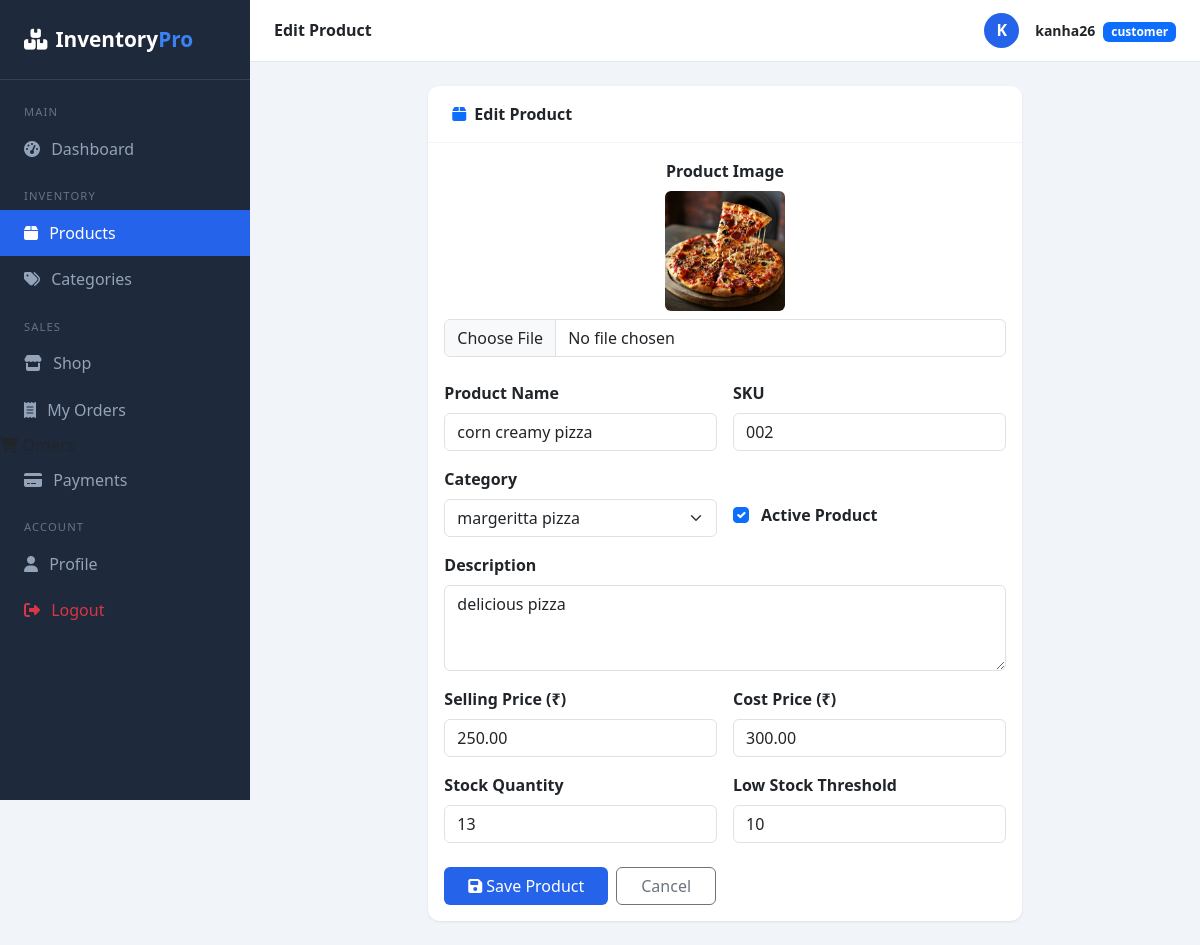
The page /products/products/1/edit/ (signed in) on the database its author committed.
### accounts/models.py (models this page shows, shortened)
class User(AbstractUser):
    class Role(models.TextChoices):
        ADMIN = "admin", "Admin"
        STAFF = "staff", "Staff"
        CUSTOMER = "customer", "Customer"
    role = models.CharField(max_length=20, choices=Role.choices, default=Role.CUSTOMER)
    email = models.EmailField(unique=True)
    phone = models.CharField(max_length=15, blank=True)
    profile_photo = models.ImageField(upload_to="profiles/", blank=True, null=True)
    address = models.TextField(blank=True)

### products/models.py (models this page shows, shortened)
class Product(models.Model):
    category = models.ForeignKey(
        Category,
        on_delete=models.SET_NULL,
        null=True,
        blank=True,
        related_name="products"
    )
    name = models.CharField(max_length=200)
    sku = models.CharField(max_length=50, unique=True)
    description = models.TextField(blank=True)
    price = models.DecimalField(max_digits=10, decimal_places=2)
    cost_price = models.DecimalField(max_digits=10, decimal_places=2)
    stock_quantity = models.PositiveIntegerField(default=0)
    low_stock_threshold = models.PositiveIntegerField(default=10)
    image = models.ImageField(upload_to="products/", blank=True, null=True)
    is_active = models.BooleanField(default=True)
    created_at = models.DateTimeField(auto_now_add=True)
    updated_at = models.DateTimeField(auto_now=True)

### products/views.py (the view)
# urls.py: path("products/<int:pk>/edit/", views.product_edit, name="product_edit"),
@login_required
def product_edit(request, pk):
    product = get_object_or_404(Product, pk=pk)
    if request.method == "POST":
        form = ProductForm(request.POST, request.FILES, instance=product)
        if form.is_valid():
            form.save()
            messages.success(request, "Product updated successfully!")
            return redirect("product_list")
    else:
        form = ProductForm(instance=product)
    return render(request, "products/product_form.html", {
        "form": form,
        "title": "Edit Product"
    })

### products/models.py (called while the page is built)
    def __str__(self):
        return self.name

### inventory_project/templates/products/product_form.html (shortened to what this page needs)
{% extends 'base.html' %}
{% block page_title %}{{ title }}{% endblock %}
{% block content %}
<div class="row justify-content-center">
  <div class="col-lg-8">
    <div class="card">
      <div class="card-header">
        <i class="fas fa-box me-2 text-primary"></i>{{ title }}
      </div>
      <div class="card-body">
        <form method="post" enctype="multipart/form-data">
          <div class="mb-4 text-center">
            <label class="form-label fw-semibold d-block">Product Image</label>
            {% if form.instance.image %}
              <img id="imgPreview" src="{{ form.instance.image.url }}" class="rounded mb-2"
                   width="120" height="120" style="object-fit:cover;">
            {% endif %}
            <input type="file" name="image" class="form-control" accept="image/*" onchange="previewImg(event)">
          </div>
          <div class="row g-3">
            <div class="col-md-6">
              <label class="form-label fw-semibold">Product Name</label>
              {{ form.name }}
            </div>
            <div class="col-md-6">
              <label class="form-label fw-semibold">SKU</label>
              {{ form.sku }}
            </div>
            <div class="col-md-6">
              <label class="form-label fw-semibold">Category</label>
              {{ form.category }}
            </div>
            <div class="col-md-6 d-flex align-items-end pb-2">
              <div class="form-check">
                {{ form.is_active }}
                <label class="form-check-label fw-semibold ms-1">Active Product</label>
              </div>
            </div>
            <div class="col-12">
              <label class="form-label fw-semibold">Description</label>
              {{ form.description }}
            </div>
            <div class="col-md-6">
              <label class="form-label fw-semibold">Selling Price (₹)</label>
              {{ form.price }}
            </div>
            <div class="col-md-6">
              <label class="form-label fw-semibold">Cost Price (₹)</label>
              {{ form.cost_price }}
            </div>
            <div class="col-md-6">
              <label class="form-label fw-semibold">Stock Quantity</label>
              {{ form.stock_quantity }}
            </div>
            <div class="col-md-6">
              <label class="form-label fw-semibold">Low Stock Threshold</label>
              {{ form.low_stock_threshold }}
            </div>
          </div>
          <div class="mt-4 d-flex gap-2">
            <button type="submit" class="btn btn-primary px-4">
              <i class="fas fa-save me-1"></i>Save Product
            </button>
            <a href="{% url 'product_list' %}" class="btn btn-outline-secondary px-4">Cancel</a>
          </div>
        </form>
      </div>
    </div>
  </div>
</div>
{% endblock %}

### inventory_project/templates/base.html (shortened to what this page needs)
<!DOCTYPE html>
<html lang="en">
<head>
  <link href="https://cdn.jsdelivr.net/npm/bootstrap@5.3.0/dist/css/bootstrap.min.css" rel="stylesheet">
  <link href="https://cdnjs.cloudflare.com/ajax/libs/font-awesome/6.4.0/css/all.min.css" rel="stylesheet">
</head>
<body>
{% if user.is_authenticated %}
<div class="sidebar">
  <div class="sidebar-brand">
    <i class="fas fa-boxes me-2"></i>Inventory<span>Pro</span>
  </div>
  <nav class="mt-2">
    <div class="nav-label">Main</div>
    <a href="{% url 'dashboard' %}" class="nav-link {% if request.resolver_match.url_name == 'dashboard' %}active{% endif %}">
      <i class="fas fa-tachometer-alt"></i> Dashboard</a>
    <div class="nav-label">Inventory</div>
    <a href="{% url 'product_list' %}" class="nav-link {% if 'product' in request.resolver_match.url_name %}active{% endif %}">
      <i class="fas fa-box"></i> Products</a>
    <a href="{% url 'category_list' %}" class="nav-link {% if 'category' in request.resolver_match.url_name %}active{% endif %}">
      <i class="fas fa-tags"></i> Categories</a>
    <div class="nav-label">Sales</div>
    {% if user.role == 'customer' %}
      <a href="{% url 'storefront' %}" class="nav-link {% if request.resolver_match.url_name == 'storefront' %}active{% endif %}">
        <i class="fas fa-store"></i> Shop</a>
      <a href="{% url 'my_orders' %}" class="nav-link {% if request.resolver_match.url_name == 'my_orders' %}active{% endif %}">
        <i class="fas fa-receipt"></i> My Orders</a>
    {% endif %}
        <i class="fas fa-shopping-cart"></i> Orders</a>
      <a href="{% url 'payment_list' %}" class="nav-link {% if 'payment' in request.resolver_match.url_name %}active{% endif %}">
        <i class="fas fa-credit-card"></i> Payments</a>
    <div class="nav-label">Account</div>
    <a href="{% url 'profile' %}" class="nav-link {% if request.resolver_match.url_name == 'profile' %}active{% endif %}">
      <i class="fas fa-user"></i> Profile</a>
    <a href="{% url 'logout' %}" class="nav-link text-danger">
      <i class="fas fa-sign-out-alt"></i> Logout</a>
  </nav>
</div>
<div class="main-content">
  <div class="topbar">
    <h6 class="mb-0 fw-semibold">{% block page_title %}Dashboard{% endblock %}</h6>
    <div class="d-flex align-items-center gap-3">
      {% if user.profile_photo %}
        <img src="{{ user.profile_photo.url }}" class="rounded-circle" width="35" height="35" style="object-fit:cover;">
      {% else %}
        <div style="width:35px;height:35px;background:#2563eb;border-radius:50%;display:flex;align-items:center;justify-content:center;color:#fff;font-weight:700;">
          {{ user.username|first|upper }}
        </div>
      {% endif %}
      <div>
        <span class="fw-semibold small">{{ user.username }}</span>
        <span class="badge bg-primary ms-1 small">{{ user.role }}</span>
      </div>
    </div>
  </div>
  <div class="page-body">
    {% block content %}{% endblock %}
  </div>
</div>
{% else %}
  {% block auth_content %}{% endblock %}
{% endif %}
</body>
</html>

### inventory_project/templates/base.html (style rules this page uses)
:root { --primary: #2563eb; --sidebar-width: 250px; }
body { background: #f1f5f9; font-family: 'Segoe UI', sans-serif; }
.sidebar { width: var(--sidebar-width); background: #1e293b; min-height: 100vh; position: fixed; top: 0; left: 0; z-index: 100; }
.sidebar-brand { padding: 1.5rem; color: #fff; font-size: 1.3rem; font-weight: 700; border-bottom: 1px solid #334155; }
.sidebar-brand span { color: #3b82f6; }
.sidebar .nav-link { color: #94a3b8; padding: .7rem 1.5rem; display: flex; align-items: center; gap: .7rem; transition: all .2s; }
.sidebar .nav-link:hover, .sidebar .nav-link.active { color: #fff; background: #2563eb; }
.sidebar .nav-label { color: #64748b; font-size: .7rem; text-transform: uppercase; letter-spacing: .1em; padding: 1rem 1.5rem .3rem; }
.main-content { margin-left: var(--sidebar-width); }
.topbar { background: #fff; padding: .8rem 1.5rem; border-bottom: 1px solid #e2e8f0; display: flex; justify-content: space-between; align-items: center; position: sticky; top: 0; z-index: 99; }
.page-body { padding: 1.5rem; }
.card { border: none; border-radius: 12px; box-shadow: 0 1px 3px rgba(0,0,0,.08); }
.card-header { background: #fff; border-bottom: 1px solid #f1f5f9; font-weight: 600; border-radius: 12px 12px 0 0 !important; padding: 1rem 1.5rem; }
.btn-primary { background: #2563eb; border: none; }

### rows shown on the page
User: username|first "K", username "kanha26", role "customer"
Product: instance.image (picture), name "corn creamy pizza", sku "002", category "margeritta pizza", is_active "☑", description "delicious pizza", price "250.00", cost_price "300.00", stock_quantity "13", low_stock_threshold "10"

### other values the page prints
{{ title }} "Edit Product"
